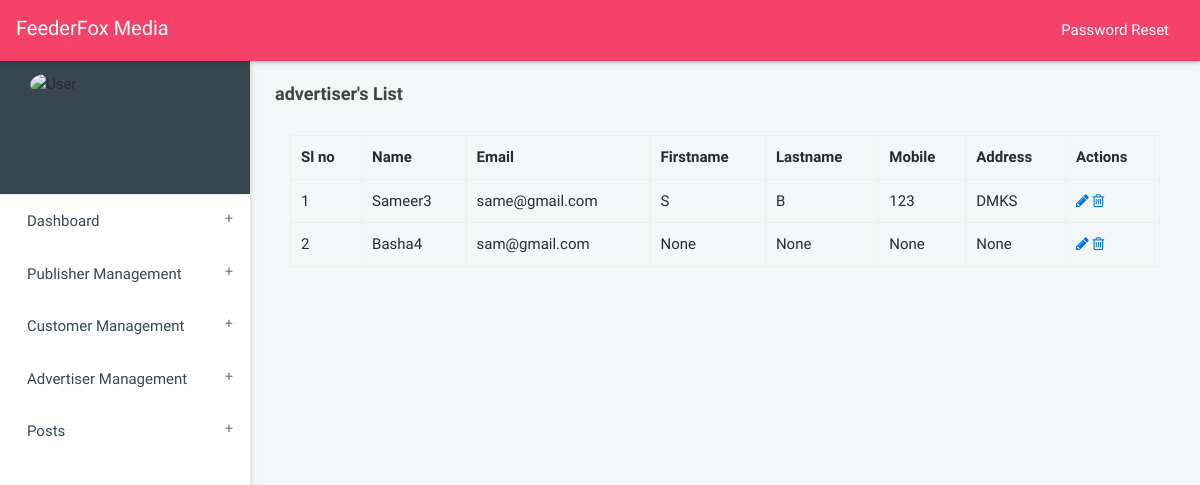
/accounts/advertiser_list/, run on the app's committed database.
### accounts/models.py (models this page shows, shortened)
class Profile(models.Model):
    user = models.OneToOneField(User, on_delete = models.CASCADE)
    username = models.CharField(max_length=100)
    email = models.EmailField()
    Account_type = models.CharField(max_length=100,choices=ACCCOUNT_TYPES_CHOICES)
    Company_Name = models.CharField(max_length=100,blank=True,null=True)
    Firstname = models.CharField(max_length=100,blank=True,null=True)
    Lastname = models.CharField(max_length=100,blank=True,null=True)
    Address = models.CharField(max_length=1000,blank=True,null=True)
    Mobile = models.CharField(max_length=100,blank=True,null=True)

### accounts/views.py (the view)
def advertiser_list(request):
	advertisers = Profile.objects.filter(Account_type=3)
	context = {'advertisers':advertisers}
	return render(request,'advertiser_list.html',context)

### home/templates/advertiser_list.html (shortened to what this page needs)
{% load static %}
{% load crispy_forms_tags %}
{% load widget_tweaks %}
<!DOCTYPE html>
<html>
<head>
<link rel="stylesheet" href=" {% static 'dist/css/bootstrap.min_admin.css' %}">
<link rel="stylesheet" href="{% static 'dist/css/jquery-jvectormap-2.0.3.css' %}"/>
<link rel="stylesheet" href="{% static 'dist/css/main.css' %}">
<link rel="stylesheet" href="{% static 'dist/css/all-themes.css' %}" />
      <link rel="stylesheet" href="https://cdnjs.cloudflare.com/ajax/libs/font-awesome/4.7.0/css/font-awesome.min.css">
<link rel="stylesheet" href="https://cdnjs.cloudflare.com/ajax/libs/material-design-iconic-font/2.2.0/css/material-design-iconic-font.min.css">
</head>
<body class="theme-red">
<nav class="navbar">
    <div class="col-12">
        <div class="navbar-header">
            <a class="navbar-brand" href="index.html">FeederFox Media</a>
        </div>
        <ul class="nav navbar-nav navbar-right">
            <li><a href=" {% url 'accounts:logout' %} " class="mega-menu" data-close="true"><i class="zmdi zmdi-power"></i></a></li>
            <li><a href=" {% url 'account_change_password' %} "  >Password Reset</a></li>
        </ul>
    </div>
</nav>
<aside id="leftsidebar" class="sidebar">
<div class="user-info">
        <div class="container">
            <div class="image"> <img src="/static/dist/images/logos/logo.png" style="align-self: center;" width="150" height="150" alt="User" /> </div>
        </div>
    </div>
    <div class="menu">
        <ul class="list">
            <li> <a href=" {% url 'dashboard' %} " class="menu-toggle"><span>Dashboard</span></a></li>
            <li> <a href="#" class="menu-toggle"><span> Publisher Management </span> </a>
                 </li>
            <li> <a href="#" class="menu-toggle"><span> Customer Management </span> </a>
                 </li>
            <li> <a href="#" class="menu-toggle"> <span> Advertiser Management </span> </a>
                 </li>
            <li> <a href="#" class="menu-toggle"> <span> Posts </span> </a>
                 </li>
    </div>
</aside>
<section class="content home">
    <div class="container-fluid">
        <div class="block-header">
            <div class="row">
                <div class="col-lg-12 col-md-6 col-sm-7">
                    <h2>advertiser's List</h2>
                </div>
            </div>
        </div>
                        <div class="container">
                    <table class="table table-bordered">
                        <tr>
                            <th>Sl no </th>
                            <th> Name </th>
                            <th>Email  </th>
                            <th>Firstname</th>
                            <th>Lastname</th>
                           <th>Mobile</th>
                           <th>Address</th>
                           <th>Actions</th>
                        </tr>
                        {% for advertiser in advertisers %}
                        <tr>
                            <td>{{ forloop.counter }}</td>
                            <td>{{ advertiser.username }} </td>
                            <td>{{ advertiser.email }}</td>
                            <td>{{ advertiser.Firstname }} </td>
                            <td>{{ advertiser.Lastname }} </td>
                            <td>{{ advertiser.Mobile }} </td>
                            <td>{{ advertiser.Address }} </td>
                            <td><a href=" {% url 'accounts:edit_advertisers' advertiser.id %}" title="view/edit" data-rel="tooltip"> <span class="fa fa-pencil"></span></a>
                                <a href=" {% url 'accounts:delete_advertiser' advertiser.id %}" title="delete" data-rel="tooltip"><span class="fa fa-trash-o"></span></a>
                            </td>
                        </tr>
                        {% endfor %}
                    </table>
      </div>
    </div>
</section>
</body>
</html>

### data on the page
Profile: username "Sameer3", email "same@gmail.com", Firstname "S", Lastname "B", Mobile "123", Address "DMKS"
Profile: username "Basha4", email "sam@gmail.com", Firstname "None", Lastname "None", Mobile "None", Address "None"
